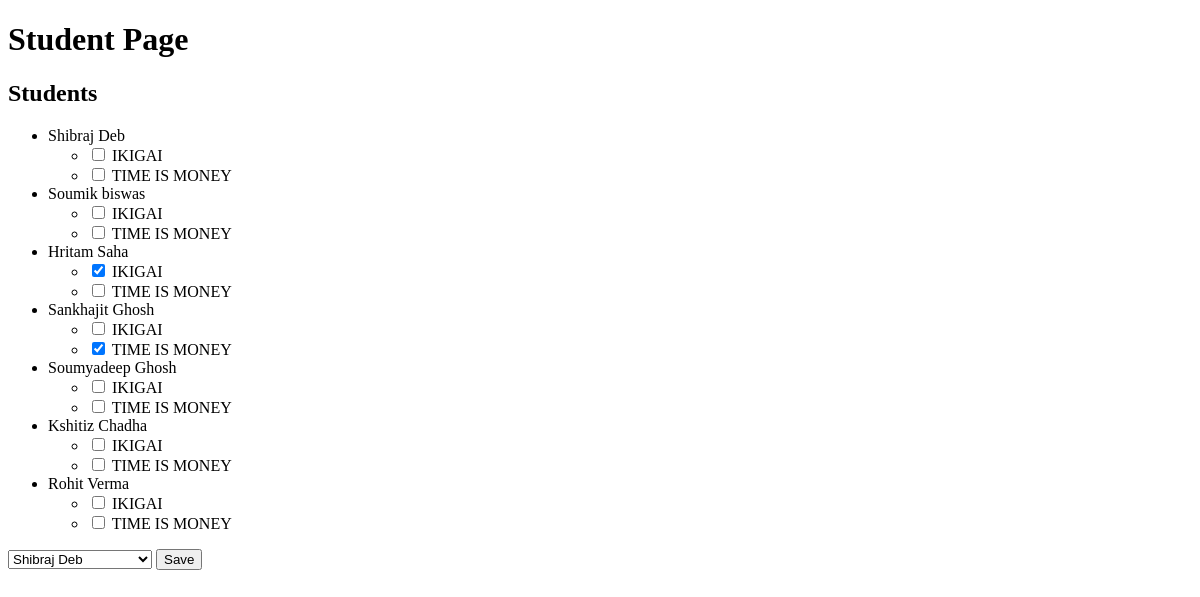
Before: /studentspage/ with the older database file.
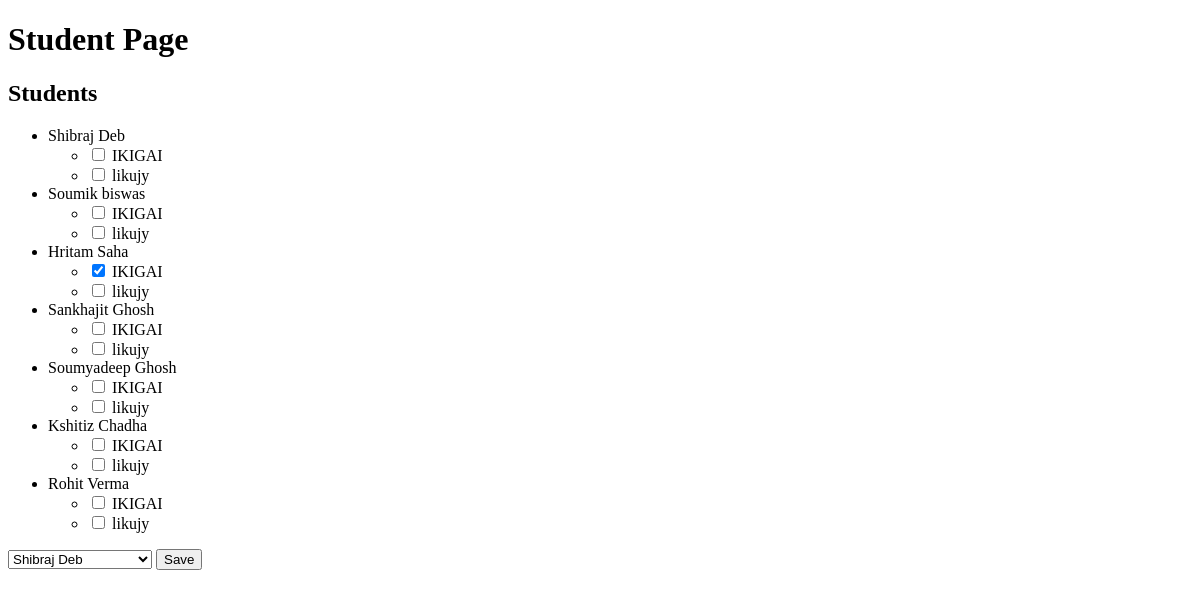
After: the same page with the newer database file.
### students/models.py (models this page shows, shortened)
class Student(models.Model):
    name = models.CharField(max_length=100)
    student_id = models.CharField(max_length=10, unique=True)
    email = models.EmailField(unique=True)
    phone_number = models.CharField(max_length=20)

class Book(models.Model):
    title = models.CharField(max_length=100)
    author = models.CharField(max_length=100)
    description = models.TextField()
    code = models.CharField(max_length=20)
    student = models.ForeignKey(Student, on_delete=models.SET_NULL, null=True, blank=True)

### students/views.py (the view)
# urls.py: path('studentspage/', views.student_page, name='student_page'),
def student_page(request):
    students = Student.objects.all()
    books = Book.objects.all()
    if request.method == 'POST':
        student_id = request.POST.get('student_id')
        book_ids = request.POST.getlist('books')
        student = Student.objects.get(id=student_id)
        student.book_set.set(book_ids)
        return redirect('student_page')
    return render(request, 'student_page.html', {'students': students, 'books': books})

### students/templates/student_page.html (shortened to what this page needs)
<!DOCTYPE html>
<html>
<head>
</head>
<body>
    <h1>Student Page</h1>
    <h2>Students</h2>
    <ul>
        {% for student in students %}
            <li>{{ student.name }}</li>
            <ul>
                {% for book in books %}
                    <li>
                        <input type="checkbox" name="books" value="{{ book.id }}"
                            {% if book.student == student %}checked{% endif %}>
                        {{ book.title }}
                    </li>
                {% endfor %}
            </ul>
        {% endfor %}
    </ul>
    <form method="POST">
        <select name="student_id">
            {% for student in students %}
                <option value="{{ student.id }}">{{ student.name }}</option>
            {% endfor %}
        </select>
        <input type="submit" value="Save">
    </form>
</body>
</html>

Changed rows visible on the page:
removed Book: title "TIME IS MONEY", student_id "☑"
added Book: title "likujy"
